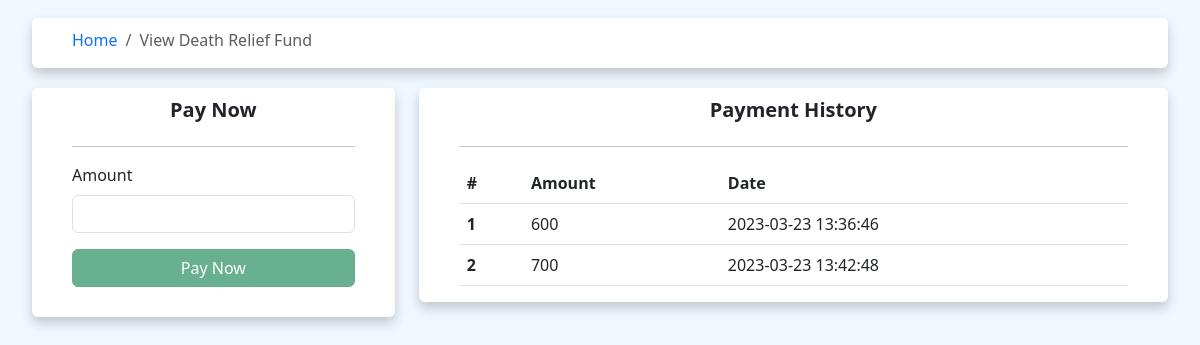
The app's page /users/user/view_death_relief_fund.php (signed in), older data.
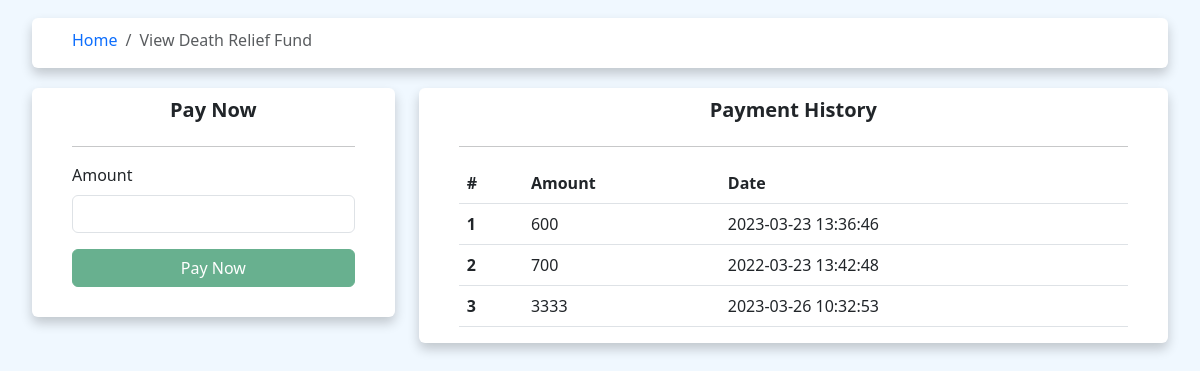
The same page, newer data.
### tables this page shows
CREATE TABLE `tbl_drf_payments` (
  `drf_id` int(11) NOT NULL,
  `drf_user_id` int(11) NOT NULL,
  `drf_amount` varchar(40) NOT NULL,
  `onCreate` timestamp NOT NULL DEFAULT current_timestamp(),
  `onUpdate` timestamp NOT NULL DEFAULT current_timestamp() ON UPDATE current_timestamp()
);

### users/user/view_death_relief_fund.php (the view, shortened to what this page needs)
<!DOCTYPE html>
<html lang="en">
<?php
require("../../connection/db_connect.php");
$uid = $_SESSION['user']['usr_id'];
?>
<head>
  <link rel="stylesheet" href="https://cdn.jsdelivr.net/npm/bootstrap@5.3.0-alpha1/dist/css/bootstrap.min.css">
  <link rel="stylesheet" href="https://cdn.jsdelivr.net/npm/bootstrap-icons@1.10.3/font/bootstrap-icons.css">
  <link rel="stylesheet" href="/parmas/assets/css/view_drf.css">
</head>
<body>
  <section>
    <div class="container-fluid">
      <div class="row m-2">
        <div class="col-12">
          <div class="card">
            <nav aria-label="breadcrumb">
              <ol class="breadcrumb">
                <li class="breadcrumb-item"><a href="/parmas/index.php">Home</a></li>
                <li class="breadcrumb-item active" aria-current="page">View Death Relief Fund</li>
              </ol>
            </nav>
          </div>
        </div>
        <div class="col-12 col-md-4">
          <div class="card">
            <h5 class="text-center">Pay Now</h5>
            <hr>
            <form class="akjFval" method="POST" action="#">
              <div class="mb-3">
                <label class="form-label">Amount</label>
                <input type="text" class="form-control akjval" RegExp="(50\d|5[1-9]\d|[6-9]\d{2}|[1-4]\d{3}|5000)" ErrMsg="Enter a Valid Amount or Min 500" id="payAmt">
              </div>
              <div class="d-grid gap-2 col-12 mx-auto">
                <input class="btn btn-success" onclick="pay_now(<?= $uid ?>)" id="payBtn" type="button" value="Pay Now" disabled>
              </div>
            </form>
          </div>
        </div>
        <div class="col-12 col-md-8">
          <div class="card">
            <h5 class="text-center">Payment History</h5>
            <hr>
            <table class="table">
              <thead>
                <tr>
                  <th scope="col">#</th>
                  <th scope="col">Amount</th>
                  <th scope="col">Date</th>
                </tr>
              </thead>
              <?php $result = mysqli_query($con, "SELECT * FROM `tbl_drf_payments` WHERE `drf_user_id` =$uid");$c=0; ?>
              <tbody>
                <?php while($row=mysqli_fetch_array($result)){ $c=$c+1; ?>
                <tr>
                  <th scope="row"><?=$c ?></th>
                  <td><?=$row['drf_amount']?></td>
                  <td><?=$row['onCreate']?></td>
                </tr>
                <?php } ?>
              </tbody>
            </table>
          </div>
        </div>
      </div>
    </div>
  </section>
</body>
</html>

Row changes from the older to the newer data that the page shows:
changed tbl_drf_payments (number 2 of 3 on the later page): onCreate "2023-03-23 13:42:48" → "2022-03-23 13:42:48"
added tbl_drf_payments: drf_amount "3333", onCreate "2023-03-26 10:32:53"
